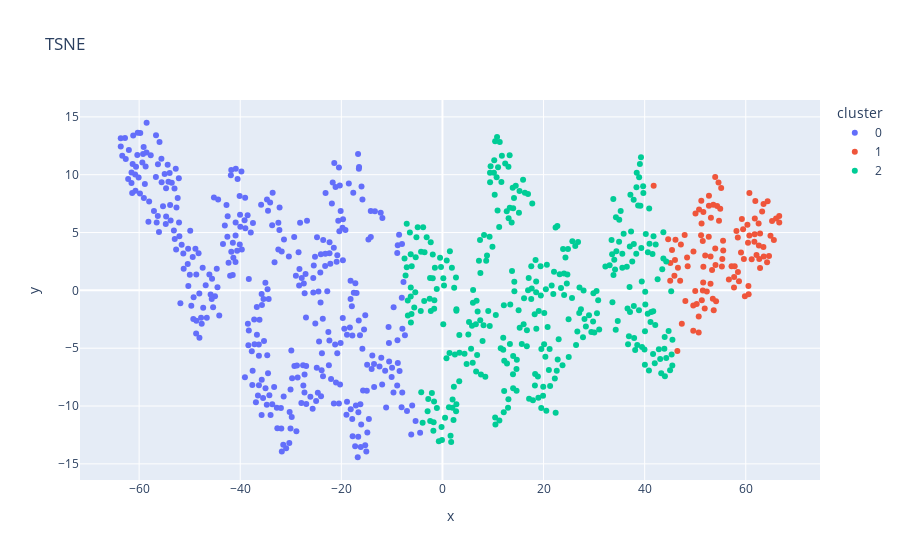
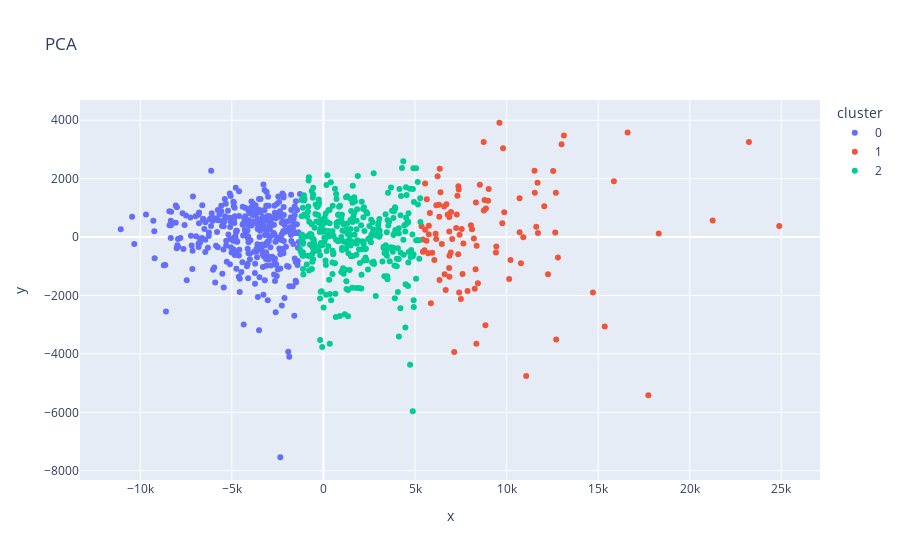

The cell these charts' notebook holds for them, in order:
### Code cell
plots.Cluster_plot(X_train , features , 'Cluster')

### Figure 1 — Plotly figure (JSON) as saved in the notebook; plotly's stock layout.template omitted (floating-point values rounded to 4 significant figures; data arrays with more than 128 entries replaced by an {"elided": "..."} marker saying what was removed)
{"data": [{"hovertemplate": "cluster=0<br>x=%{x}<br>y=%{y}<extra></extra>", "legendgroup": "0", "marker": {"color": "#636efa", "symbol": "circle"}, "mode": "markers", "name": "0", "orientation": "v", "showlegend": true, "type": "scatter", "x": {"elided": "358 float values"}, "xaxis": "x", "y": {"elided": "358 float values"}, "yaxis": "y"}, {"hovertemplate": "cluster=1<br>x=%{x}<br>y=%{y}<extra></extra>", "legendgroup": "1", "marker": {"color": "#EF553B", "symbol": "circle"}, "mode": "markers", "name": "1", "orientation": "v", "showlegend": true, "type": "scatter", "x": [45.41, 58.46, 50.69, 60.52, 54.33, 49.65, 46.1, 57.81, 60.71, 46.0, 64.6, 50.06, 50.29, 59.06, 60.72, 59.23, 51.5, 61.79, 53.03, 65.99, 45.08, 47.17, 54.95, 48.4, 51.2, 48.51, 53.34, 55.36, 50.69, 51.61, 47.02, 46.58, 62.59, 63.56, 57.67, 57.19, 51.61, 59.47, 60.44, 65.2, 55.54, 54.61, 65.56, 64.22, 58.43, 58.16, 47.91, 55.51, 53.04, 58.66, 51.88, 56.66, 61.17, 49.62, 60.33, 64.89, 48.05, 62.13, 55.14, 55.28, 62.67, 45.88, 45.05, 53.66, 50.01, 52.29, 61.71, 59.83, 47.35, 51.58, 57.7, 62.55, 63.24, 44.65, 52.72, 63.52, 62.83, 54.13, 51.98, 61.77, 52.68, 51.16, 51.31, 52.71, 50.76, 53.48, 53.11, 60.57, 41.78, 54.71, 62.83, 64.33, 46.47, 53.95, 53.59, 51.49, 66.62, 49.62, 66.63, 54.02, 53.96, 63.49, 51.26, 59.63, 61.89], "xaxis": "x", "y": [3.487, 1.59, -3.649, 0.371, 7.3, 3.37, 4.379, 2.085, 4.742, 2.629, 2.972, 6.639, -1.17, 3.27, 8.411, 6.177, -0.00871, 6.219, 0.5815, 6.214, 2.357, 3.972, 7.057, 2.838, 7.751, 2.085, 1.757, 2.706, -2.268, 2.04, 0.8361, 1.949, 3.879, 2.933, 0.2439, 2.089, 6.774, 5.285, 4.122, 5.997, 3.449, 9.334, 4.366, 2.424, 4.565, 5.132, 4.788, 4.288, 2.918, 0.7976, -1.561, 0.9387, 2.696, -3.483, 5.668, 4.727, -0.9242, 3.063, 8.859, 2.06, 2.722, 1.261, 0.8289, -1.723, -0.05415, -0.08752, 4.198, -0.5142, -2.879, 0.6703, 1.151, 5.778, 6.824, 4.427, 8.178, 7.467, 4.922, -0.9507, 3.015, 4.842, 4.635, 4.77, -0.8576, 7.327, 6.99, -0.7217, 6.277, -0.3323, 9.038, 6.022, 1.945, 7.713, -5.241, 9.813, 7.402, 4.259, 6.429, -1.315, 5.873, 2.195, 3.63, 3.759, 5.772, 2.715, 7.728], "yaxis": "y"}, {"hovertemplate": "cluster=2<br>x=%{x}<br>y=%{y}<extra></extra>", "legendgroup": "2", "marker": {"color": "#00cc96", "symbol": "circle"}, "mode": "markers", "name": "2", "orientation": "v", "showlegend": true, "type": "scatter", "x": {"elided": "332 float values"}, "xaxis": "x", "y": {"elided": "332 float values"}, "yaxis": "y"}], "layout": {"legend": {"title": {"text": "cluster"}, "tracegroupgap": 0}, "title": {"text": "TSNE"}, "xaxis": {"anchor": "y", "domain": [0, 1], "title": {"text": "x"}}, "yaxis": {"anchor": "x", "domain": [0, 1], "title": {"text": "y"}}}}

### Figure 2 — Plotly figure (JSON) as saved in the notebook; plotly's stock layout.template omitted (floating-point values rounded to 4 significant figures; data arrays with more than 128 entries replaced by an {"elided": "..."} marker saying what was removed)
{"data": [{"hovertemplate": "cluster=0<br>x=%{x}<br>y=%{y}<extra></extra>", "legendgroup": "0", "marker": {"color": "#636efa", "symbol": "circle"}, "mode": "markers", "name": "0", "orientation": "v", "showlegend": true, "type": "scatter", "x": {"elided": "358 float values"}, "xaxis": "x", "y": {"elided": "358 float values"}, "yaxis": "y"}, {"hovertemplate": "cluster=1<br>x=%{x}<br>y=%{y}<extra></extra>", "legendgroup": "1", "marker": {"color": "#EF553B", "symbol": "circle"}, "mode": "markers", "name": "1", "orientation": "v", "showlegend": true, "type": "scatter", "x": [5523.0, 8990.0, 6350.0, 9808.0, 8261.0, 6465.0, 5725.0, 8873.0, 10910.0, 5629.0, 13130.0, 6339.0, 6313.0, 9766.0, 11070.0, 10140.0, 6785.0, 12260.0, 7278.0, 21250.0, 5420.0, 5940.0, 8434.0, 6156.0, 6618.0, 6126.0, 7248.0, 8114.0, 6390.0, 6874.0, 5757.0, 5752.0, 12060.0, 12540.0, 8540.0, 8757.0, 6879.0, 10210.0, 10710.0, 18310.0, 8215.0, 8351.0, 16610.0, 13000.0, 9439.0, 9419.0, 6057.0, 8365.0, 7434.0, 9023.0, 6591.0, 8325.0, 10710.0, 6234.0, 10780.0, 15860.0, 5812.0, 11540.0, 8844.0, 8051.0, 11690.0, 5554.0, 5360.0, 7367.0, 6325.0, 6967.0, 11620.0, 8750.0, 5644.0, 6872.0, 8797.0, 12800.0, 14710.0, 5432.0, 7505.0, 15360.0, 12660.0, 7386.0, 7032.0, 11710.0, 7357.0, 6879.0, 6716.0, 7412.0, 6675.0, 7314.0, 7595.0, 9608.0, 5866.0, 8307.0, 11520.0, 17740.0, 5551.0, 7142.0, 7869.0, 6954.0, 24890.0, 6163.0, 23230.0, 7550.0, 7642.0, 12690.0, 6863.0, 9872.0, 12710.0], "xaxis": "x", "y": [-448.7, 1245.0, 2338.0, 3045.0, -1768.0, -237.0, -555.0, 977.8, -7.814, -125.1, 3477.0, -1466.0, 1110.0, 471.1, -4756.0, -1435.0, 773.9, -1274.0, 776.9, 565.2, -81.2, -533.2, -1577.0, -69.36, -1270.0, 110.4, 306.8, 267.4, 1535.0, 190.4, 384.0, 94.17, 1057.0, 2260.0, 1793.0, 909.8, -1355.0, -788.1, 167.8, 124.9, -46.42, -3655.0, 3577.0, 3175.0, -321.7, -526.8, -780.7, -299.4, 81.07, 1648.0, 1047.0, 1180.0, 1331.0, 2082.0, -895.5, 1912.0, 825.3, 1517.0, -3015.0, 405.9, 1857.0, 250.1, 369.5, 1738.0, 700.1, 857.8, 350.3, 3259.0, 1294.0, 690.5, 1272.0, -698.6, -1898.0, -505.2, -2123.0, -3059.0, 158.1, 1631.0, -61.81, 141.6, -591.1, -635.8, 1128.0, -1898.0, -1811.0, 1419.0, -1261.0, 3914.0, -2268.0, -1102.0, 2270.0, -5418.0, 1834.0, -3935.0, -1848.0, -527.6, 382.6, 1086.0, 3253.0, 279.7, -217.7, 1517.0, -1061.0, 849.7, -3505.0], "yaxis": "y"}, {"hovertemplate": "cluster=2<br>x=%{x}<br>y=%{y}<extra></extra>", "legendgroup": "2", "marker": {"color": "#00cc96", "symbol": "circle"}, "mode": "markers", "name": "2", "orientation": "v", "showlegend": true, "type": "scatter", "x": {"elided": "332 float values"}, "xaxis": "x", "y": {"elided": "332 float values"}, "yaxis": "y"}], "layout": {"legend": {"title": {"text": "cluster"}, "tracegroupgap": 0}, "title": {"text": "PCA"}, "xaxis": {"anchor": "y", "domain": [0, 1], "title": {"text": "x"}}, "yaxis": {"anchor": "x", "domain": [0, 1], "title": {"text": "y"}}}}
